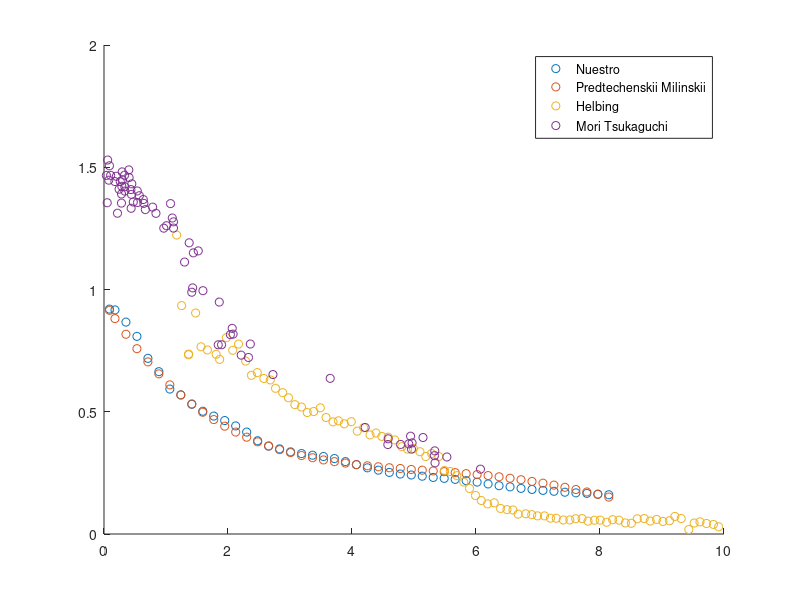

Here is the MATLAB script that generated this plot:
load betasSpeed.mat
load betasStd.mat
Densities = [0.088,0.177,0.354,0.531,0.708,0.885,1.062,1.239,1.416,1.593,1.770,1.947,2.124,2.301,2.478,2.655,2.832,3.009,3.186,3.363,3.540,3.717,3.894,4.071,4.248,4.425,4.602,4.779,4.956,5.133,5.310,5.487,5.664,5.841,6.018,6.195,6.372,6.549,6.726,6.903,7.080,7.257,7.434,7.611,7.788,7.965,8.142];
PedtechenskiiSpeed = [0.915,0.881,0.817,0.758,0.704,0.655,0.610,0.569,0.532,0.498,0.468,0.441,0.417,0.396,0.377,0.360,0.345,0.333,0.321,0.312,0.303,0.296,0.290,0.284,0.279,0.275,0.271,0.268,0.264,0.261,0.258,0.255,0.251,0.247,0.243,0.239,0.234,0.228,0.222,0.215,0.208,0.200,0.191,0.182,0.172,0.162,0.151];
ExperimentalSpeed = BetaMeanSpeed(9,:);
ExperimentalStd = BetaStdSpeed(9,:);

helbingSpeed     = [1.22275581,0.934130876,0.733029999,0.735963336,0.90388454,0.76563938,0.752745803,0.734858369,0.714151677,0.802898654,0.751481514,0.776844308,0.707230724,0.649087844,0.660136376,0.63607633,0.630066402,0.595912126,0.578056685,0.557174688,0.528993675,0.519337468,0.496765102,0.500995059,0.516005676,0.476414502,0.458671041,0.462915317,0.450699537,0.459446381,0.420761803,0.434666234,0.405239177,0.41305849,0.399064155,0.39622267,0.384698689,0.357058383,0.346956239,0.34929153,0.336512066,0.317049155,0.329148277,0.316912038,0.2596705,0.255540098,0.238558709,0.212277198,0.186217939,0.157536133,0.137083314,0.123127061,0.127436173,0.104464883,0.0997255093,0.0982676206,0.0812012156,0.0827066365,0.0792229649,0.0741458908,0.0741095495,0.0647525014,0.0644766045,0.0573583494,0.0576226045,0.0623740484,0.0631084457,0.052383679,0.0562767783,0.0567936759,0.0479836128,0.05835753,0.0566712895,0.045314137,0.0438584529,0.0622230697,0.0632693489,0.0530036563,0.059606275,0.0513554944,0.0542851912,0.0718241219,0.0632678643,0.0184340117,0.0447250198,0.049865014,0.0429867112,0.0392305783,0.0294460297]; 
helbingDensities = [1.17236,1.25218,1.36373,1.36375,1.47791,1.56464,1.668,1.80892,1.86515,1.97264,2.07558,2.16992,2.28511,2.37843,2.47258,2.57881,2.68213,2.76623,2.88188,2.97553,3.07843,3.18475,3.27831,3.38171,3.48845,3.58165,3.69402,3.78175,3.87542,3.9883,4.08452,4.18811,4.29075,4.38795,4.48151,4.58472,4.69084,4.8028,4.89641,4.99033,5.09637,5.1897,5.28388,5.39929,5.49196,5.58519,5.69101,5.80279,5.89578,5.9918,6.08492,6.1876,6.29399,6.39636,6.49931,6.59613,6.6799,6.8018,6.89853,6.99208,7.10455,7.20105,7.29477,7.40696,7.51318,7.60709,7.71022,7.80663,7.90987,8.00362,8.10633,8.20362,8.30664,8.40923,8.506,8.60054,8.71305,8.80943,8.91282,9.01553,9.12188,9.20706,9.30975,9.43251,9.51814,9.61211,9.71798,9.83024,9.91407];

moriSpeed        = [1.46671,1.35483,1.52959,1.44717,1.50609,1.46687,1.4415,1.46315,1.31202,1.41024,1.4417,1.35339,1.3907,1.42212,1.48104,1.44767,1.46738,1.4026,1.42027,1.48914,1.45773,1.40872,1.33215,1.3891,1.43231,1.35776,1.40306,1.35595,1.3835,1.36794,1.35226,1.32679,1.33688,1.31147,1.2509,1.26082,1.35128,1.29244,1.25126,1.27678,1.11227,1.19097,0.988844,1.00655,1.1499,1.15793,0.995148,0.773854,0.948631,0.773977,0.815533,0.841124,0.817597,0.731509,0.721961,0.777003,0.652184,0.636629,0.435696,0.365853,0.389425,0.366323,0.368589,0.40007,0.347092,0.372638,0.394639,0.320455,0.3401,0.291026,0.315023,0.265217];
moriDensities    = [0.0386542,0.0518545,0.0590174,0.0774875,0.0880273,0.10706,0.175134,0.199846,0.21742,0.24313,0.263084,0.281477,0.281963,0.287259,0.292913,0.297364,0.331823,0.335865,0.336095,0.40051,0.404987,0.433664,0.437552,0.443181,0.448629,0.472088,0.536196,0.540468,0.570143,0.633459,0.643026,0.667124,0.78452,0.837935,0.964181,1.00828,1.07298,1.10153,1.12054,1.12087,1.29951,1.37382,1.41516,1.43005,1.44169,1.51997,1.59603,1.84233,1.85927,1.89608,2.03831,2.06796,2.08231,2.21311,2.33025,2.36029,2.72511,3.64836,4.21252,4.57806,4.58325,4.78327,4.91523,4.94495,4.95892,4.96902,5.14521,5.32991,5.33505,5.3393,5.53016,6.07186];

figure(1);
hold on;
ancho1 = scatter(Densities, ExperimentalSpeed);
ancho2 = scatter(Densities, PedtechenskiiSpeed);
ancho3 = scatter(helbingDensities, helbingSpeed);
ancho4 = scatter(moriDensities, moriSpeed);

h = legend([ancho1,ancho2,ancho3,ancho4],{'Nuestro','Predtechenskii Milinskii','Helbing','Mori Tsukaguchi'});
